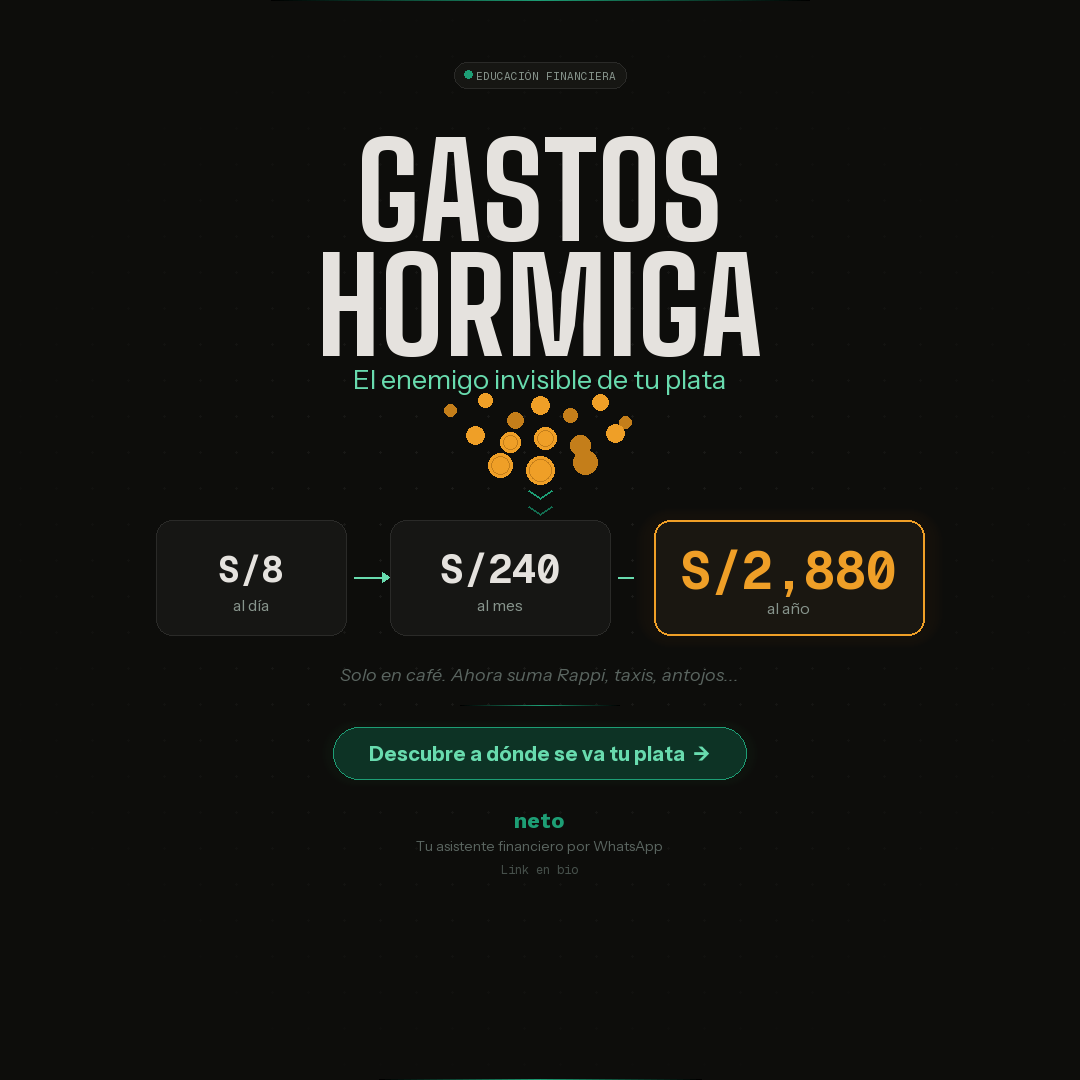

The Python source for this figure:
"""
Neto — Post 1: Gastos Hormiga
Design philosophy: Nocturnal Precision
1080x1080 Instagram/Facebook post — FINAL v3
"""

from PIL import Image, ImageDraw, ImageFont
import math

W, H = 1080, 1080
img = Image.new("RGB", (W, H), "#0D0D0B")
draw = ImageDraw.Draw(img)

FONT_DIR = r"C:\Users\USUARIO\AppData\Roaming\Claude\local-agent-mode-sessions\skills-plugin\d7a5aef4-75cf-41e5-8490-8d9904bf00a0\31a84bc0-6b40-4b71-a583-696fec21ef19\skills\canvas-design\canvas-fonts"

# Fonts
f_headline = ImageFont.truetype(f"{FONT_DIR}/BigShoulders-Bold.ttf", 130)
f_sub = ImageFont.truetype(f"{FONT_DIR}/InstrumentSans-Regular.ttf", 27)
f_val1 = ImageFont.truetype(f"{FONT_DIR}/GeistMono-Bold.ttf", 36)
f_val2 = ImageFont.truetype(f"{FONT_DIR}/GeistMono-Bold.ttf", 40)
f_val3 = ImageFont.truetype(f"{FONT_DIR}/GeistMono-Bold.ttf", 52)
f_label = ImageFont.truetype(f"{FONT_DIR}/InstrumentSans-Regular.ttf", 16)
f_explain = ImageFont.truetype(f"{FONT_DIR}/InstrumentSans-Italic.ttf", 18)
f_cta = ImageFont.truetype(f"{FONT_DIR}/InstrumentSans-Bold.ttf", 20)
f_logo = ImageFont.truetype(f"{FONT_DIR}/WorkSans-Bold.ttf", 22)
f_tag = ImageFont.truetype(f"{FONT_DIR}/InstrumentSans-Regular.ttf", 14)
f_link = ImageFont.truetype(f"{FONT_DIR}/GeistMono-Regular.ttf", 12)
f_badge = ImageFont.truetype(f"{FONT_DIR}/GeistMono-Regular.ttf", 11)

# Colors
GREEN = (29, 158, 117)
GREEN_L = (104, 219, 174)
AMBER = (239, 159, 39)
AMBER_DK = (196, 126, 26)
WHITE = (229, 226, 222)
GRAY = (135, 148, 140)
GRAY_DK = (90, 101, 96)
CARD = (22, 22, 20)
BORDER = (42, 42, 40)
BG = (13, 13, 11)

def tw(text, font):
    b = font.getbbox(text)
    return b[2] - b[0]

def ct(text, font, y, color):
    w = tw(text, font)
    draw.text(((W - w) // 2, y), text, fill=color, font=font)

def rr(xy, r, fill, outline=None, width=1):
    draw.rounded_rectangle(xy, radius=r, fill=fill, outline=outline, width=width)

# ── Background ──
# Dot grid
for x in range(20, W, 36):
    for y in range(20, H, 36):
        d = math.sqrt(((x - W/2)/(W/2))**2 + ((y - H/2)/(H/2))**2)
        if d < 1.1:
            op = max(0, int(18 * (1 - d / 1.1)))
            draw.ellipse([x-1, y-1, x+1, y+1], fill=(BG[0]+op, BG[1]+op, BG[2]+op))

# Green glow top
for r in range(400, 0, -3):
    f = r / 400
    i = int(20 * (1 - f**1.5))
    draw.ellipse([W//2-r, -150-r//3, W//2+r, -150+r//3],
                 fill=(BG[0]+i//3, BG[1]+i, BG[2]+i//2))

# Top edge accent
for x in range(0, W):
    d = abs(x - W//2) / (W//2)
    if d < 0.5:
        op = int(60 * (1 - d / 0.5))
        draw.point((x, 0), fill=(GREEN[0]*op//60, GREEN[1]*op//60, GREEN[2]*op//60))

# ── Badge ──
bt = "EDUCACIÓN FINANCIERA"
bw = tw(bt, f_badge)
bx = (W - bw - 32) // 2
by = 62
rr([bx, by, bx+bw+32, by+26], r=13, fill=(22,22,19), outline=BORDER)
draw.ellipse([bx+10, by+8, bx+18, by+16], fill=GREEN)
draw.text((bx+22, by+6), bt, fill=GRAY, font=f_badge)

# ── Headline ──
hy = 112
ct("GASTOS", f_headline, hy, WHITE)
ct("HORMIGA", f_headline, hy + 115, WHITE)

# ── Subheadline ──
ct("El enemigo invisible de tu plata", f_sub, hy + 250, GREEN_L)

# ── Coin rain visual (abstract, geometric) ──
# Scattered coins falling — sizes increase top to bottom
rain_y = 430
cx = W // 2

coins = [
    # (offset_x, offset_y, radius, color)
    (-90, -20, 6, AMBER_DK), (-55, -30, 7, AMBER), (-25, -10, 8, AMBER_DK),
    (0, -25, 9, AMBER), (30, -15, 7, AMBER_DK), (60, -28, 8, AMBER),
    (85, -8, 6, AMBER_DK),
    # second row — slightly bigger
    (-65, 5, 9, AMBER), (-30, 12, 10, AMBER), (5, 8, 11, AMBER),
    (40, 15, 10, AMBER_DK), (75, 3, 9, AMBER),
    # third row — bigger still
    (-40, 35, 12, AMBER), (0, 40, 14, AMBER), (45, 32, 12, AMBER_DK),
]

for ox, oy, r, color in coins:
    x, y = cx + ox, rain_y + oy
    draw.ellipse([x-r, y-r, x+r, y+r], fill=color)
    # Inner highlight
    if r >= 10:
        draw.ellipse([x-r+3, y-r+3, x+r-3, y+r-3], outline=AMBER_DK, width=1)

# Down arrows below coins
for i in range(3):
    ay = rain_y + 60 + i * 16
    op = max(20, 70 - i * 22)
    c = (GREEN[0]*op//70, GREEN[1]*op//70, GREEN[2]*op//70)
    draw.line([(cx-12, ay), (cx, ay+8)], fill=c, width=2)
    draw.line([(cx, ay+8), (cx+12, ay)], fill=c, width=2)

# ── Escalation Stats ──
sy = 520
ch = 115

# Calculate widths
cw1, cw2, cw3 = 190, 220, 270
arrow_w = 44
total = cw1 + cw2 + cw3 + arrow_w * 2
sx = (W - total) // 2

# Card 1: S/8 al dia
x1 = sx
rr([x1, sy, x1+cw1, sy+ch], r=16, fill=CARD, outline=BORDER)
v = "S/8"
draw.text((x1 + (cw1 - tw(v, f_val1))//2, sy + 25), v, fill=WHITE, font=f_val1)
l = "al día"
draw.text((x1 + (cw1 - tw(l, f_label))//2, sy + 75), l, fill=GRAY, font=f_label)

# Arrow 1
ax1 = x1 + cw1
acy = sy + ch // 2
draw.line([(ax1+8, acy), (ax1+36, acy)], fill=GREEN_L, width=2)
draw.polygon([(ax1+36, acy-5), (ax1+44, acy), (ax1+36, acy+5)], fill=GREEN_L)

# Card 2: S/240 al mes
x2 = ax1 + arrow_w
rr([x2, sy, x2+cw2, sy+ch], r=16, fill=CARD, outline=BORDER)
v = "S/240"
draw.text((x2 + (cw2 - tw(v, f_val2))//2, sy + 22), v, fill=WHITE, font=f_val2)
l = "al mes"
draw.text((x2 + (cw2 - tw(l, f_label))//2, sy + 75), l, fill=GRAY, font=f_label)

# Arrow 2
ax2 = x2 + cw2
draw.line([(ax2+8, acy), (ax2+36, acy)], fill=GREEN_L, width=2)
draw.polygon([(ax2+36, acy-5), (ax2+44, acy), (ax2+36, acy+5)], fill=GREEN_L)

# Card 3: S/2,880 al ano (highlighted)
x3 = ax2 + arrow_w
# Subtle amber glow behind card
for r in range(40, 0, -2):
    f = r / 40
    i = int(8 * (1 - f**2))
    glow_c = (BG[0]+i, BG[1]+i//2, BG[2])
    rr([x3-r//2, sy-r//3, x3+cw3+r//2, sy+ch+r//3],
       r=16+r//2, fill=glow_c)

rr([x3, sy, x3+cw3, sy+ch], r=16, fill=(26,23,17), outline=AMBER, width=2)
v = "S/2,880"
draw.text((x3 + (cw3 - tw(v, f_val3))//2, sy + 16), v, fill=AMBER, font=f_val3)
l = "al año"
draw.text((x3 + (cw3 - tw(l, f_label))//2, sy + 78), l, fill=GRAY, font=f_label)

# ── Explanatory text ──
ey = sy + ch + 28
ct("Solo en café. Ahora suma Rappi, taxis, antojos...", f_explain, ey, GRAY_DK)

# ── Divider ──
dy = ey + 42
for x in range(W//2 - 80, W//2 + 80):
    d = abs(x - W//2) / 80
    op = max(0, int(50 * (1 - d)))
    draw.point((x, dy), fill=(GREEN[0]*op//50, GREEN[1]*op//50, GREEN[2]*op//50))

# ── CTA Button ──
cy2 = dy + 22
ct_text = "Descubre a dónde se va tu plata  →"
ctw_val = tw(ct_text, f_cta)
cp = 36
cw_total = ctw_val + cp * 2
ch2 = 52
cx2 = (W - cw_total) // 2

# Button glow
for r in range(25, 0, -1):
    f = r / 25
    i = int(6 * (1 - f**2))
    rr([cx2-r//2, cy2-r//3, cx2+cw_total+r//2, cy2+ch2+r//3],
       r=26+r//2, fill=(BG[0]+i//3, BG[1]+i, BG[2]+i//2))

rr([cx2, cy2, cx2+cw_total, cy2+ch2], r=26, fill=(13,51,37), outline=GREEN, width=1)
draw.text((cx2+cp, cy2+14), ct_text, fill=GREEN_L, font=f_cta)

# ── Logo ──
ly = cy2 + ch2 + 28
lt = "neto"
lw2 = tw(lt, f_logo)
lx = (W - lw2) // 2
draw.text((lx, ly), lt, fill=GREEN, font=f_logo)

# Tagline
ty = ly + 30
ct("Tu asistente financiero por WhatsApp", f_tag, ty, GRAY_DK)

# Link en bio
lky = ty + 24
ct("Link en bio", f_link, lky, (70, 80, 75))

# Bottom edge
for x in range(0, W):
    d = abs(x - W//2) / (W//2)
    if d < 0.3:
        op = int(25 * (1 - d / 0.3))
        draw.point((x, H-1), fill=(GREEN[0]*op//25, GREEN[1]*op//25, GREEN[2]*op//25))

# ── Save ──
out = r"C:\Neto.pe\marketing\posts\01-gastos-hormiga.png"
img.save(out, "PNG", quality=100)
print(f"Done: {out} ({img.size})")
